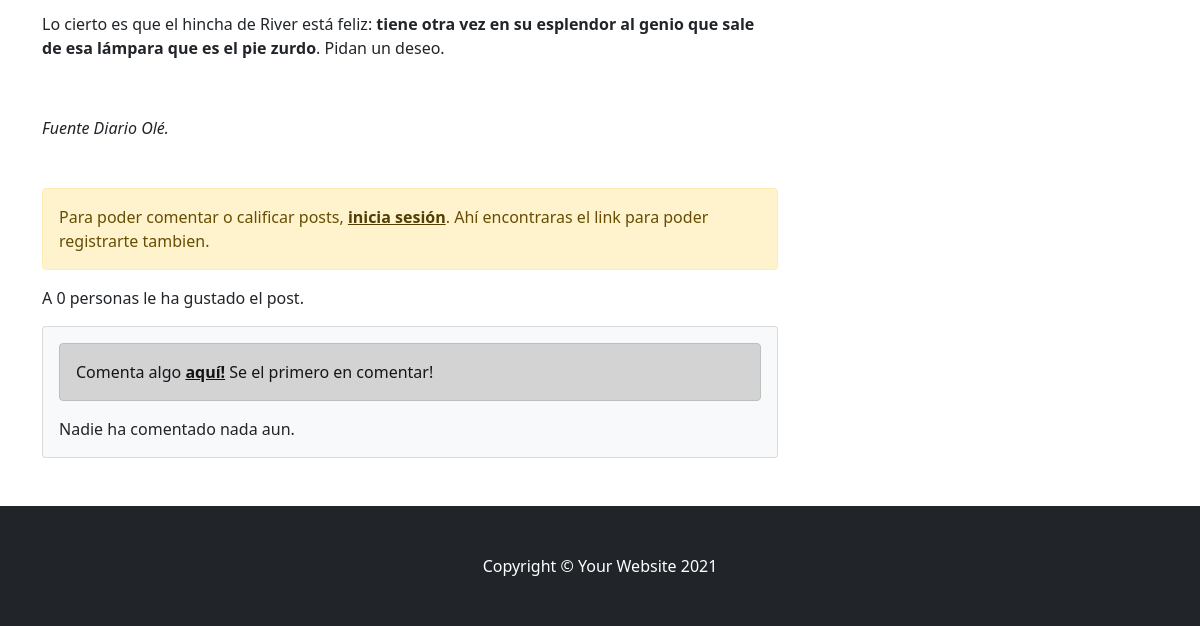
The page /postApp/verPost/2/ (lower part) on the database as committed earlier.
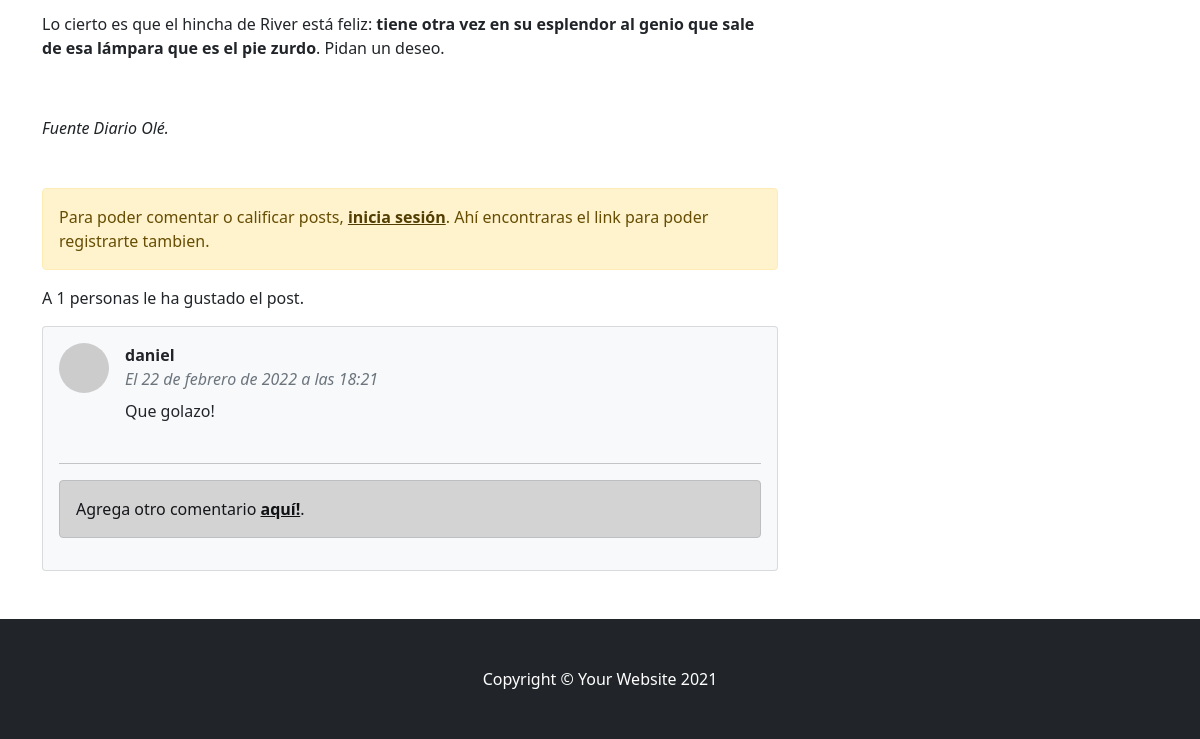
The same page on the database as committed later.
### postApp/models.py (models this page shows, shortened)
class Comentario(models.Model):
    autor = models.ForeignKey(User, on_delete=models.CASCADE)
    post = models.ForeignKey(
        Post, related_name="comentarios", on_delete=models.CASCADE)
    fecha_publicacion = models.DateTimeField(auto_now_add=True)
    contenido = models.TextField('contenido', null=False, blank=False)

### postApp/views.py (the view)
# urls.py: path('verPost/<pk>/', views.VerPost.as_view(), name='verPost'),
class VerPost(DetailView):
    model = Post
    template_name= "postApp/ver_post.html"
    def get_context_data(self,*args, **kwargs):
        contexto= super(VerPost, self).get_context_data(*args, **kwargs)
        numero = get_object_or_404(Post, id=self.kwargs['pk'])
        total_likes = numero.total_likes()
        contexto['total_likes']= total_likes
        return contexto

### postApp/models.py (called while the page is built)
    def __str__(self):
        return self.nombre

    def total_likes(self):
        return self.likes.count()

### templates/postApp/ver_post.html (shortened to what this page needs)
{% extends 'index.html' %}
    {% block blockPosts %}
        <div class="container mt-5">
            <div class="row">
                <div class="col-lg-8">
                    <article>
                        <section class="mb-5">
                            <p>
                                {{object.contenido|safe}}
                            </p>
                        </section>
                    </article>
                    {% if user.is_authenticated %}
                        <form action="{% url 'likePost' post.pk %}" method="POST">
                            {% csrf_token %}
                            <h4>¿Te gusto el post? Deja un like por aqui:<button type="submit"  class="fa-regular fa-thumbs-up fa-lg", name="post_id", value="{{ object.id }}"></button></h4>
                        </form>
                    {% else %}
                            <div class="alert alert-warning" role="alert">
                                Para poder comentar o calificar posts, <a href="{% url 'Login' %}" class="alert-link">inicia sesión</a>. Ahí encontraras el link para poder registrarte tambien.
                            </div>
                    {% endif %}
                    <p>A {{ total_likes }} personas le ha gustado el post.</p>
                    <section class="mb-5">
                        <div class="card bg-light">
                            <div class="card-body">
                                {% if not post.comentarios.all %}
                                <div class="alert alert-dark" role="alert">
                                    Comenta algo <a href="{% url 'comentar' post.pk %}" class="alert-link">aquí!</a> Se el primero en comentar!
                                </div>
                                    Nadie ha comentado nada aun.
                                {% else %}
                                    {% for c in post.comentarios.all %}
                                            <div class="d-flex">
                                                <div class="flex-shrink-0"><img class="rounded-circle" src="https://dummyimage.com/50x50/ced4da/6c757d.jpg" alt="..." /></div>
                                                <div class="ms-3">
                                                    <div class="fw-bold">{{c.autor}}</div>
                                                    <div class="text-muted fst-italic mb-2">El {{c.fecha_publicacion}}</div>
                                                    {{c.contenido}}
                                                    <br>
                                                </div>
                                            </div>
                                    {% endfor %}
                                    <br>
                                    <hr>
                                    <div class="alert alert-dark" role="alert">
                                        Agrega otro comentario <a href="{% url 'comentar' post.pk %}" class="alert-link">aquí!</a>.
                                    </div>
                                {% endif %}
                            </div>
                        </div>
                    </section>
                </div>
            </div>
        </div>
    {% endblock blockPosts %}

Rows that differ between the two databases and show on the page:
added Comentario: autor "daniel", fecha_publicacion "22 de febrero de 2022 a las 18:21", contenido "Que golazo!"
Other text that changed with them:
{{ total_likes }}: "0" → "1"
text no longer shown: "Comenta algo Se el primero en comentar! Nadie ha comentado nada aun."
text now shown: "Agrega otro comentario ."
